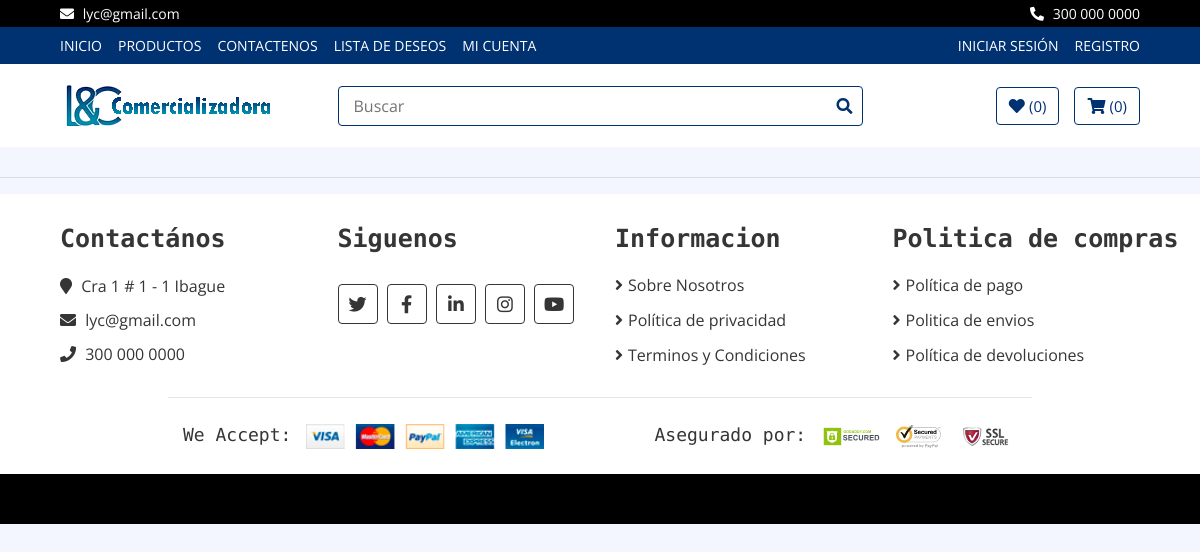
The page /politicas/politica-devoluciones/ on the database as committed earlier.
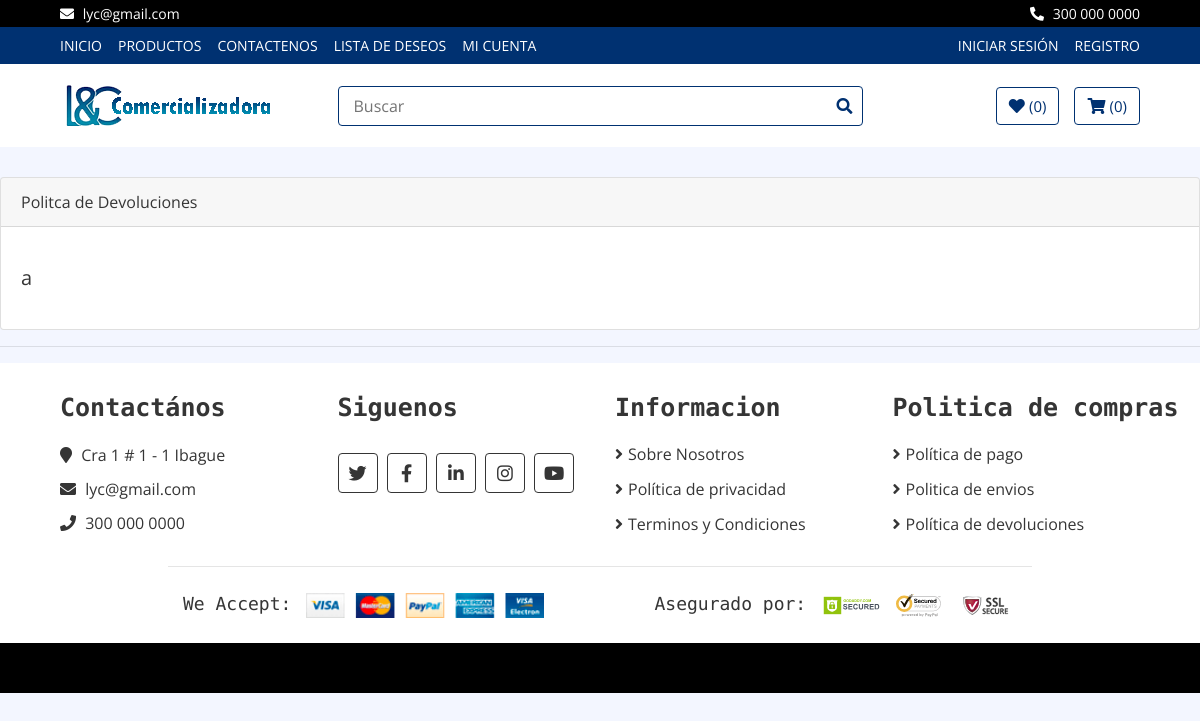
The same page on the database as committed later.
### politicas/models.py (models this page shows, shortened)
class Poldevoluiones(models.Model):
    titulo = models.CharField(max_length=50)
    contenido = RichTextField()

### politicas/views.py (the view)
# urls.py: path('politica-devoluciones/', views.Politicadev, name='politica-devoluciones'),
def Politicadev(request):
    devoluciones = Poldevoluiones.objects.all()
    return render(request, 'politicas/politica_devolucion.html',{'devoluciones':devoluciones})

### core/context_processors.py (called while the page is built)
def correo_empresa(request):
    correo_empresa = CorreoEmpresa.objects.first()
    return {'correo_empresa': correo_empresa}

### politicas/templates/politicas/politica_devolucion.html (shortened to what this page needs)
{% extends 'core/base.html'%}
{% load static %}
{% block content%}
    {%for dev in devoluciones %}
        <div class="card">
            <div class="card-header">{{dev.titulo}}</div>
            <div class="card-body">
                <blockquote class="blockquote mb-0">
                    <p>{{dev.contenido | safe}}</p>
                </blockquote>
            </div>
        </div>
    {%endfor%}
{% endblock %}

Rows that differ between the two databases and show on the page:
added Poldevoluiones: titulo "Politca de Devoluciones", contenido "a"
